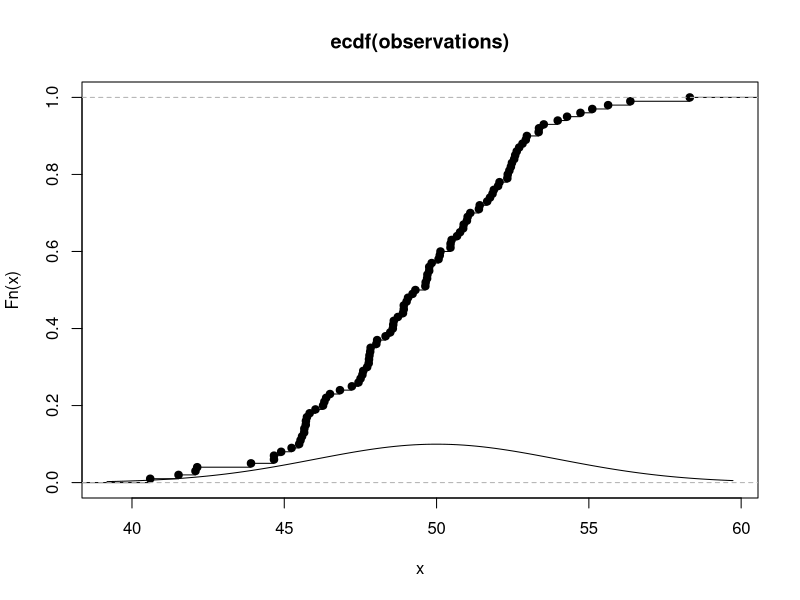
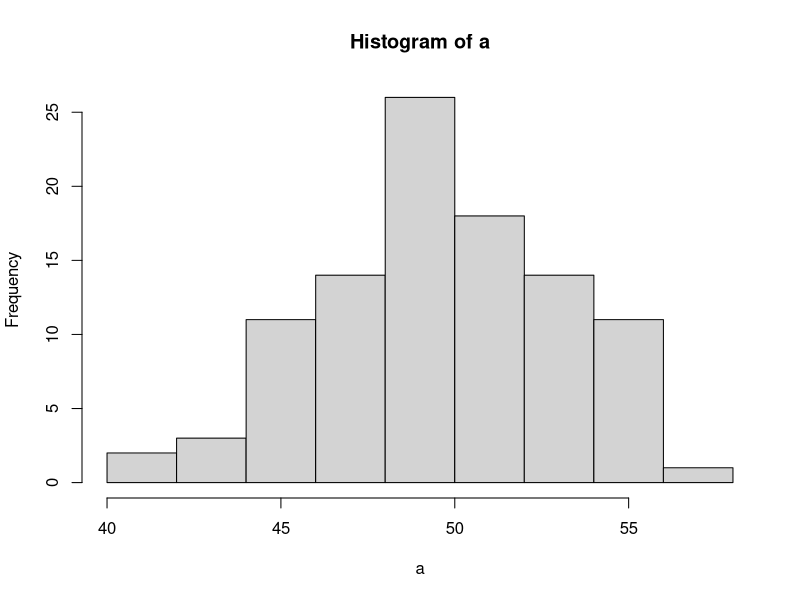
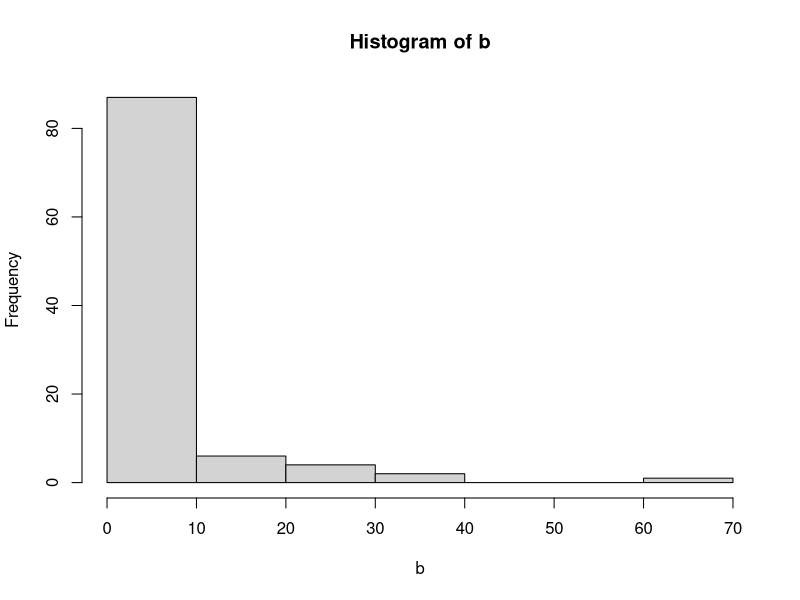
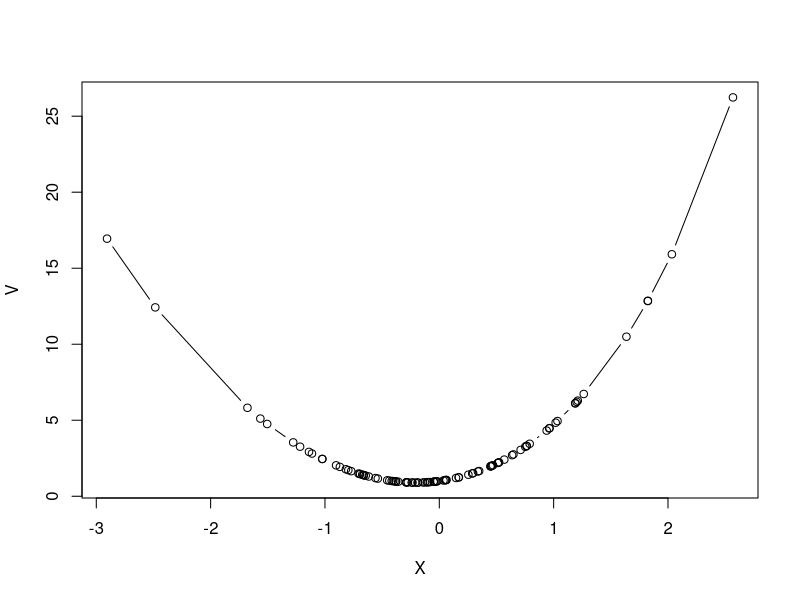

These charts were generated, in order, by the following R code:
## ---- chunk 1
knitr::opts_chunk$set(error=TRUE,        # Keep compiling upon error
                      collapse=TRUE,     # collapse by default
                      echo=TRUE,         # echo code by default
                      comment = "#>",    # change comment character
                      fig.width = 5,     # set figure width
                      out.width = "50%", # set width of displayed images
                      warning=TRUE,      # show R warnings
                      message=FALSE)     # show R messages
## ---- chunk 2
rep(seq(1,3),4)
## ---- chunk 3
qnorm(0.99, mean = 0, sd = 1)
## ---- chunk 4
observations <- rnorm(100, mean = 50, sd = 4)
Fn <- ecdf(observations)
plot(Fn)
curve(dnorm(x, mean=50, sd=4), add=TRUE)
## ---- chunk 5
a = rnorm(100, mean = 50, sd = 4)
b = rlnorm(100, mean = 1, sd = sqrt(2))
diff.med <- function(data) {
   return(abs(mean(data)-median(data)))
}

diff.med(a)
diff.med(b)
hist(a)
hist(b)
#Erwartung: LN erreicht höheren Differenzwert, da rechtsschiefe Verteilung (N ist symmetrische Verteilung)
## ---- chunk 6
sim.v <- function(a, n){
  x <- rnorm(n, mean = 0, sd = 1)
  x <- sort(x, decreasing = FALSE) # necessar to draw plot
  df <- data.frame()
  for(z in x){
    v <- exp(1)^z+2*z^2
    df <-rbind(df, list(z, v)) 
  }
  plot(df, type = "b", xlab = "X", ylab = "V") #not required
  return(quantile(df[[2]], a))
}

sim.v(0.33, 100)# not required

